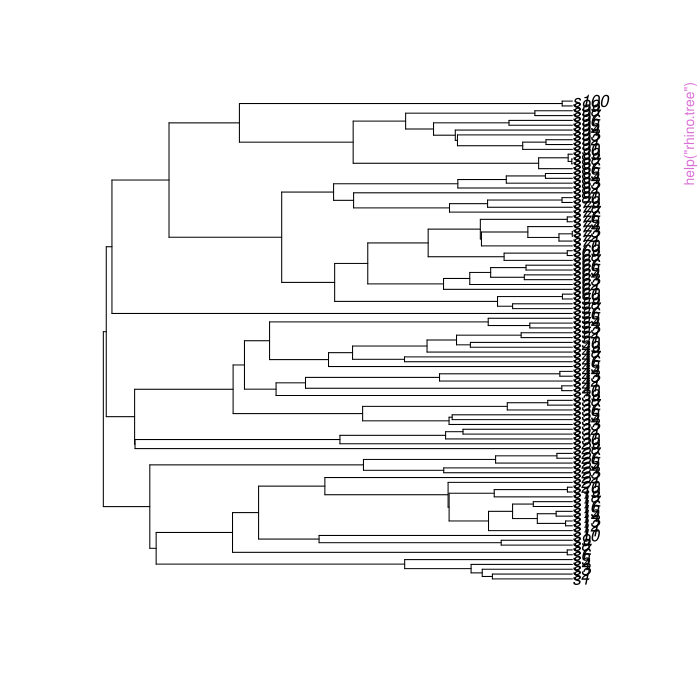

Recreate this plot in R.
pkgname <- "phybaseR"
source(file.path(R.home("share"), "R", "examples-header.R"))
options(warn = 1)
library('phybaseR')

base::assign(".oldSearch", base::search(), pos = 'CheckExEnv')
base::assign(".old_wd", base::getwd(), pos = 'CheckExEnv')
cleanEx()
nameEx("phybase_dsep")
### * phybase_dsep

flush(stderr()); flush(stdout())

### Name: phybase_dsep
### Title: Extract d-separation statements from a structural equation model
### Aliases: phybase_dsep

### ** Examples

# Define a simple path model
equations <- list(LS ~ BM, NL ~ BM + RS, DD ~ NL)

# Get conditional independence tests
ind_tests <- phybase_dsep(equations)

# Each test is a formula
print(ind_tests)




cleanEx()
nameEx("phybase_model")
### * phybase_model

flush(stderr()); flush(stdout())

### Name: phybase_model
### Title: Generate a JAGS model string for Phylogenetic Bayesian SEM
###   (PhyBaSE)
### Aliases: phybase_model

### ** Examples

eqs <- list(BR ~ BM, S ~ BR, G ~ BR, L ~ BR)
cat(phybase_model(eqs, multi.tree = TRUE))




cleanEx()
nameEx("phybase_waic")
### * phybase_waic

flush(stderr()); flush(stdout())

### Name: phybase_waic
### Title: Calculate WAIC for a PhyBaSE Model
### Aliases: phybase_waic

### ** Examples

## Not run: 
##D   fit <- phybase_run(data, tree, equations)
##D   waic_res <- phybase_waic(fit, n.iter = 1000)
##D   print(waic_res)
## End(Not run)




cleanEx()
nameEx("rhino.dat")
### * rhino.dat

flush(stderr()); flush(stdout())

### Name: rhino.dat
### Title: Rhinograd life-history data
### Aliases: rhino.dat
### Keywords: datasets

### ** Examples

data(rhino.dat)
head(rhino.dat)
summary(rhino.dat)




cleanEx()
nameEx("rhino.tree")
### * rhino.tree

flush(stderr()); flush(stdout())

### Name: rhino.tree
### Title: Rhinograd phylogenetic tree
### Aliases: rhino.tree
### Keywords: datasets

### ** Examples

data(rhino.tree)
plot(rhino.tree)




### * <FOOTER>
###
cleanEx()
options(digits = 7L)
base::cat("Time elapsed: ", proc.time() - base::get("ptime", pos = 'CheckExEnv'),"\n")
grDevices::dev.off()
###
### Local variables: ***
### mode: outline-minor ***
### outline-regexp: "\\(> \\)?### [*]+" ***
### End: ***
quit('no')
